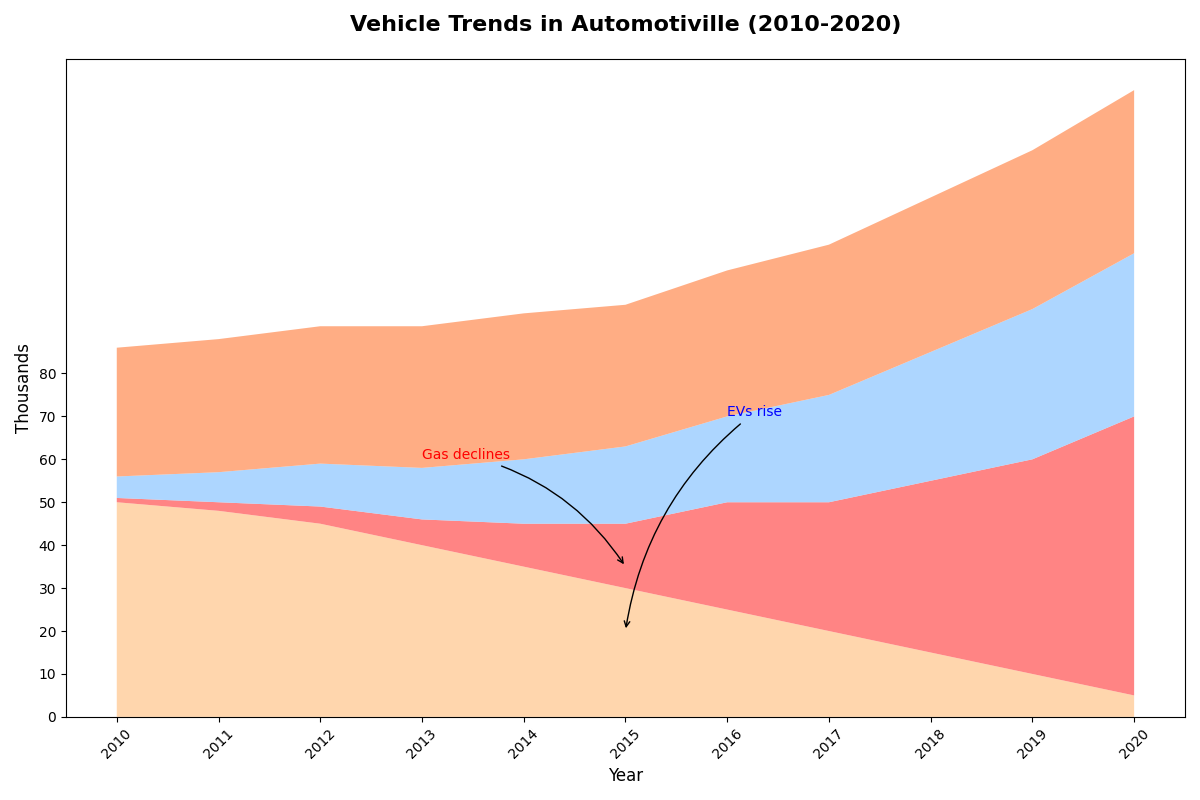

Source code (Python):
import matplotlib.pyplot as plt
import numpy as np

years = np.arange(2010, 2021)
gas_vehicles = np.array([50, 48, 45, 40, 35, 30, 25, 20, 15, 10, 5])
electric_vehicles = np.array([1, 2, 4, 6, 10, 15, 25, 30, 40, 50, 65])
hybrid_vehicles = np.array([5, 7, 10, 12, 15, 18, 20, 25, 30, 35, 38])
public_transport = np.array([30, 31, 32, 33, 34, 33, 34, 35, 36, 37, 38])

vehicle_data = np.vstack([gas_vehicles, electric_vehicles, hybrid_vehicles, public_transport])
colors = ['#ffcc99', '#ff6666', '#99ccff', '#ff9966']  # New colors

fig, ax = plt.subplots(figsize=(12, 8))
ax.stackplot(years, vehicle_data, colors=colors, alpha=0.8)

ax.set_title('Vehicle Trends in Automotiville (2010-2020)', fontsize=16, fontweight='bold', pad=20)
ax.set_xlabel('Year', fontsize=12)
ax.set_ylabel('Thousands', fontsize=12)

plt.xticks(years, rotation=45)
plt.yticks(np.arange(0, 81, 10))

ax.annotate('EVs rise', xy=(2015, 20), xytext=(2016, 70),
            arrowprops=dict(facecolor='black', arrowstyle='->', connectionstyle='arc3,rad=.2'), fontsize=10, color='blue')

ax.annotate('Gas declines', xy=(2015, 35), xytext=(2013, 60),
            arrowprops=dict(facecolor='black', arrowstyle='->', connectionstyle='arc3,rad=-.2'), fontsize=10, color='red')

plt.tight_layout()
plt.show()
